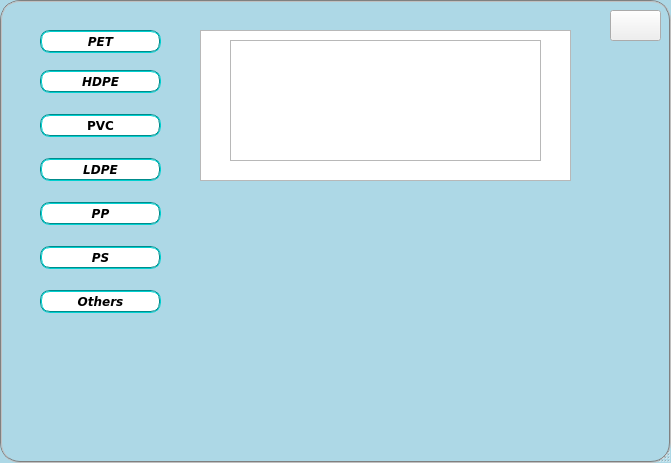
<?xml version="1.0" encoding="UTF-8"?>
<ui version="4.0">
 <class>MainWt</class>
 <widget class="QMainWindow" name="MainWt">
  <property name="geometry">
   <rect>
    <x>0</x>
    <y>0</y>
    <width>671</width>
    <height>463</height>
   </rect>
  </property>
  <property name="windowTitle">
   <string>MainWindow</string>
  </property>
  <property name="styleSheet">
   <string notr="true">QMainWindow {
    background-color: lightblue;
    border: 2px groove gray;
     border-radius: 20px;
    padding: 2px 4px;

}</string>
  </property>
  <widget class="QWidget" name="centralwidget">
   <widget class="QPushButton" name="pushButton">
    <property name="geometry">
     <rect>
      <x>40</x>
      <y>30</y>
      <width>121</width>
      <height>23</height>
     </rect>
    </property>
    <property name="font">
     <font>
      <family>Verdana</family>
      <weight>75</weight>
      <italic>true</italic>
      <bold>true</bold>
     </font>
    </property>
    <property name="cursor">
     <cursorShape>PointingHandCursor</cursorShape>
    </property>
    <property name="mouseTracking">
     <bool>true</bool>
    </property>
    <property name="toolTip">
     <string>Polyethylene terephthalate</string>
    </property>
    <property name="styleSheet">
     <string notr="true">QPushButton {
	background-color: white;
   border: 2px groove DarkCyan;
    border-radius: 10px;
   padding: 2px 4px;
}
QPushButton:pressed {
background-color: qlineargradient(x1: 0, y1: 0, x2: 0, y2: 1,
                                      stop: 0 #dadbde, stop: 1 #f6f7fa);
}</string>
    </property>
    <property name="text">
     <string>PET</string>
    </property>
    <property name="icon">
     <iconset>
      <normaloff>../../Desktop/symb1.jpg</normaloff>../../Desktop/symb1.jpg</iconset>
    </property>
   </widget>
   <widget class="QPushButton" name="pushButton_2">
    <property name="geometry">
     <rect>
      <x>40</x>
      <y>70</y>
      <width>121</width>
      <height>23</height>
     </rect>
    </property>
    <property name="font">
     <font>
      <family>Verdana</family>
      <weight>75</weight>
      <italic>true</italic>
      <bold>true</bold>
     </font>
    </property>
    <property name="cursor">
     <cursorShape>PointingHandCursor</cursorShape>
    </property>
    <property name="mouseTracking">
     <bool>true</bool>
    </property>
    <property name="toolTip">
     <string>High-density polyethylene</string>
    </property>
    <property name="styleSheet">
     <string notr="true">QPushButton {
	background-color: white;
   border: 2px groove DarkCyan;
    border-radius: 10px;
   padding: 2px 4px;
}
QPushButton:pressed {
background-color: qlineargradient(x1: 0, y1: 0, x2: 0, y2: 1,
                                      stop: 0 #dadbde, stop: 1 #f6f7fa);
}</string>
    </property>
    <property name="text">
     <string>HDPE</string>
    </property>
    <property name="icon">
     <iconset>
      <normaloff>../../Desktop/symb2.jpg</normaloff>../../Desktop/symb2.jpg</iconset>
    </property>
   </widget>
   <widget class="QWidget" name="verticalLayoutWidget">
    <property name="geometry">
     <rect>
      <x>40</x>
      <y>99</y>
      <width>121</width>
      <height>231</height>
     </rect>
    </property>
    <property name="styleSheet">
     <string notr="true">QPushButton {
     border-radius: 10px;
    padding: 2px 4px;
   	background-color: white;
   border: 2px groove DarkCyan;
}</string>
    </property>
    <layout class="QVBoxLayout" name="verticalLayout_2">
     <item>
      <widget class="QPushButton" name="pushButton_5">
       <property name="font">
        <font>
         <family>Verdana</family>
         <weight>75</weight>
         <bold>true</bold>
        </font>
       </property>
       <property name="cursor">
        <cursorShape>PointingHandCursor</cursorShape>
       </property>
       <property name="mouseTracking">
        <bool>true</bool>
       </property>
       <property name="toolTip">
        <string>or V (Polyvinyl chloride)</string>
       </property>
       <property name="styleSheet">
        <string notr="true">QPushButton {
     border-radius: 10px;
    padding: 2px 4px;
   	background-color: white;
   border: 2px groove DarkCyan;
}
QPushButton:pressed {
background-color: qlineargradient(x1: 0, y1: 0, x2: 0, y2: 1,
                                      stop: 0 #dadbde, stop: 1 #f6f7fa);
}</string>
       </property>
       <property name="text">
        <string>PVC</string>
       </property>
       <property name="icon">
        <iconset>
         <normaloff>../../Desktop/symb.jpg</normaloff>../../Desktop/symb.jpg</iconset>
       </property>
       <property name="checkable">
        <bool>false</bool>
       </property>
       <property name="checked">
        <bool>false</bool>
       </property>
       <property name="autoRepeat">
        <bool>false</bool>
       </property>
      </widget>
     </item>
     <item>
      <widget class="QPushButton" name="pushButton_4">
       <property name="font">
        <font>
         <family>Verdana</family>
         <weight>75</weight>
         <italic>true</italic>
         <bold>true</bold>
        </font>
       </property>
       <property name="cursor">
        <cursorShape>PointingHandCursor</cursorShape>
       </property>
       <property name="mouseTracking">
        <bool>true</bool>
       </property>
       <property name="toolTip">
        <string>Low density polyethylene</string>
       </property>
       <property name="styleSheet">
        <string notr="true">QPushButton {
     border-radius: 10px;
    padding: 2px 4px;
   	background-color: white;
   border: 2px groove DarkCyan;
}
QPushButton:pressed {
background-color: qlineargradient(x1: 0, y1: 0, x2: 0, y2: 1,
                                      stop: 0 #dadbde, stop: 1 #f6f7fa);
}</string>
       </property>
       <property name="text">
        <string>LDPE</string>
       </property>
       <property name="icon">
        <iconset>
         <normaloff>../../Desktop/symb4.jpg</normaloff>../../Desktop/symb4.jpg</iconset>
       </property>
      </widget>
     </item>
     <item>
      <widget class="QPushButton" name="pushButton_6">
       <property name="font">
        <font>
         <family>Verdana</family>
         <weight>75</weight>
         <italic>true</italic>
         <bold>true</bold>
        </font>
       </property>
       <property name="cursor">
        <cursorShape>PointingHandCursor</cursorShape>
       </property>
       <property name="mouseTracking">
        <bool>true</bool>
       </property>
       <property name="toolTip">
        <string>Polypropylene</string>
       </property>
       <property name="styleSheet">
        <string notr="true">QPushButton {
     border-radius: 10px;
    padding: 2px 4px;
   	background-color: white;
   border: 2px groove DarkCyan;
}
QPushButton:pressed {
background-color: qlineargradient(x1: 0, y1: 0, x2: 0, y2: 1,
                                      stop: 0 #dadbde, stop: 1 #f6f7fa);
}</string>
       </property>
       <property name="text">
        <string>PP</string>
       </property>
       <property name="icon">
        <iconset>
         <normaloff>../../Desktop/symb5.jpg</normaloff>../../Desktop/symb5.jpg</iconset>
       </property>
      </widget>
     </item>
     <item>
      <widget class="QPushButton" name="pushButton_3">
       <property name="font">
        <font>
         <family>Verdana</family>
         <weight>75</weight>
         <italic>true</italic>
         <bold>true</bold>
        </font>
       </property>
       <property name="cursor">
        <cursorShape>PointingHandCursor</cursorShape>
       </property>
       <property name="mouseTracking">
        <bool>true</bool>
       </property>
       <property name="statusTip">
        <string>Polystyrene</string>
       </property>
       <property name="styleSheet">
        <string notr="true">QPushButton {
     border-radius: 10px;
    padding: 2px 4px;
   	background-color: white;
   border: 2px groove DarkCyan;
}
QPushButton:pressed {
background-color: qlineargradient(x1: 0, y1: 0, x2: 0, y2: 1,
                                      stop: 0 #dadbde, stop: 1 #f6f7fa);
}
</string>
       </property>
       <property name="text">
        <string>PS</string>
       </property>
       <property name="icon">
        <iconset>
         <normaloff>../../Desktop/symb6.jpg</normaloff>../../Desktop/symb6.jpg</iconset>
       </property>
      </widget>
     </item>
     <item>
      <widget class="QPushButton" name="pushButton_7">
       <property name="font">
        <font>
         <family>Verdana</family>
         <weight>75</weight>
         <italic>true</italic>
         <bold>true</bold>
        </font>
       </property>
       <property name="cursor">
        <cursorShape>PointingHandCursor</cursorShape>
       </property>
       <property name="styleSheet">
        <string notr="true">QPushButton {
     border-radius: 10px;
    padding: 2px 4px;
   	background-color: white;
   border: 2px groove DarkCyan;
}
QPushButton:pressed {
background-color: qlineargradient(x1: 0, y1: 0, x2: 0, y2: 1,
                                      stop: 0 #dadbde, stop: 1 #f6f7fa);
}</string>
       </property>
       <property name="text">
        <string>Others</string>
       </property>
       <property name="icon">
        <iconset>
         <normaloff>../../Desktop/symb-.jpg</normaloff>../../Desktop/symb-.jpg</iconset>
       </property>
      </widget>
     </item>
    </layout>
   </widget>
   <widget class="QLabel" name="label">
    <property name="geometry">
     <rect>
      <x>190</x>
      <y>200</y>
      <width>411</width>
      <height>221</height>
     </rect>
    </property>
    <property name="text">
     <string/>
    </property>
    <property name="pixmap">
     <pixmap>../../Desktop/loop3.png</pixmap>
    </property>
   </widget>
   <widget class="QTextBrowser" name="textBrowser">
    <property name="geometry">
     <rect>
      <x>200</x>
      <y>30</y>
      <width>371</width>
      <height>151</height>
     </rect>
    </property>
   </widget>
   <widget class="QLabel" name="label_2">
    <property name="geometry">
     <rect>
      <x>230</x>
      <y>40</y>
      <width>311</width>
      <height>121</height>
     </rect>
    </property>
    <property name="contextMenuPolicy">
     <enum>Qt::DefaultContextMenu</enum>
    </property>
    <property name="styleSheet">
     <string notr="true">font: 8pt &quot;Verdana&quot;;</string>
    </property>
    <property name="frameShape">
     <enum>QFrame::StyledPanel</enum>
    </property>
    <property name="text">
     <string/>
    </property>
    <property name="textFormat">
     <enum>Qt::RichText</enum>
    </property>
   </widget>
   <widget class="QPushButton" name="pushButton_8">
    <property name="geometry">
     <rect>
      <x>610</x>
      <y>10</y>
      <width>51</width>
      <height>31</height>
     </rect>
    </property>
    <property name="cursor">
     <cursorShape>PointingHandCursor</cursorShape>
    </property>
    <property name="mouseTracking">
     <bool>true</bool>
    </property>
    <property name="styleSheet">
     <string notr="true">QPushButton {
	image: url(:/Users/krisl/OneDrive/Desktop/arrow1.jpn);
}
QPushButton:pressed {
background-color: qlineargradient(x1: 0, y1: 0, x2: 0, y2: 1,
                                      stop: 0 #dadbde, stop: 1 #f6f7fa);
}</string>
    </property>
    <property name="text">
     <string/>
    </property>
   </widget>
  </widget>
  <widget class="QMenuBar" name="menubar">
   <property name="geometry">
    <rect>
     <x>0</x>
     <y>0</y>
     <width>671</width>
     <height>21</height>
    </rect>
   </property>
  </widget>
  <widget class="QStatusBar" name="statusbar"/>
 </widget>
 <resources/>
 <connections/>
</ui>
